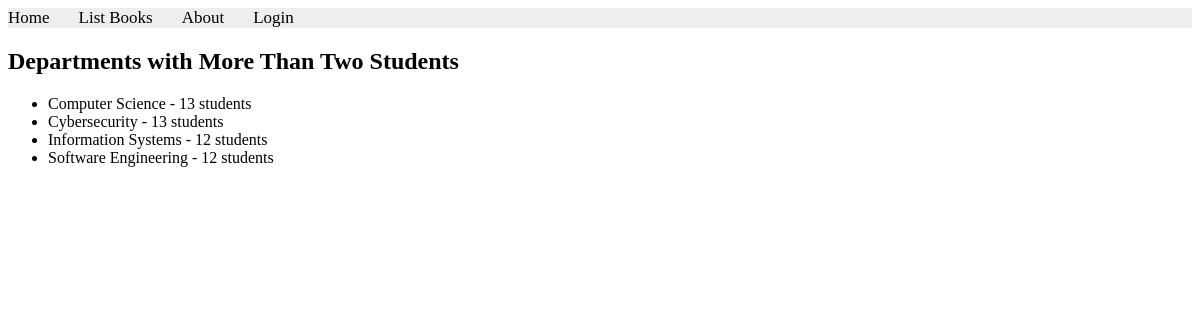
/books/lab9/task4/, run on the app's committed database.
### apps/usermodule/models.py (models this page shows)
class Department(models.Model):
    name = models.CharField(max_length=100)

### apps/bookmodule/views.py (the view)
# urls.py: path('lab9/task4/', views.lab9_4, name="books.lab9_4"),
def lab9_4(request):
    departments = Department.objects.annotate(student_count=Count('student2')).filter(student_count__gt=2).order_by('-student_count')
    return render(request, 'bookmodule/lab9_4.html', {'departments': departments})

### apps/templates/bookmodule/lab9_4.html (shortened to what this page needs)
{% extends "layouts/base.html" %}
{% load static %}
{% block content %}
<h2>Departments with More Than Two Students</h2>
<ul>
  {% for dept in departments %}
    <li>{{ dept.name }} - {{ dept.student_count }} students</li>
  {% endfor %}
</ul>
{% endblock content %}

### data on the page
Department: name "Computer Science", student_count "13"
Department: name "Cybersecurity", student_count "13"
Department: name "Information Systems", student_count "12"
Department: name "Software Engineering", student_count "12"
